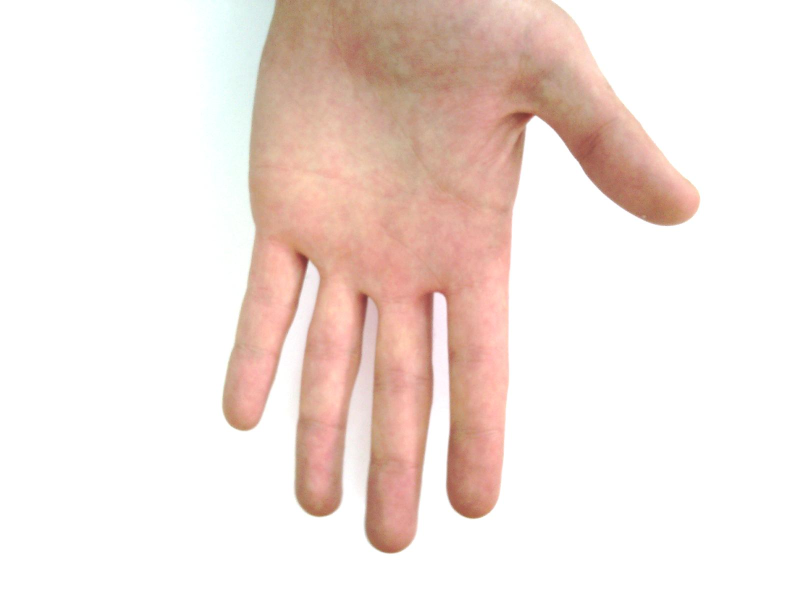
#> input picture hand_normalization/TestImages/Hand_0000064.jpg, 1600 x 1200 px, found by its file name (shown at 1/2 size)
$ python main.py
#> lines starting #> are read from the running program, lines starting #| are printed output that depends on the picture
### hand_normalization/src/functions.py
import cv2
import mediapipe as mp
import numpy as np

def getLandmarks(image_path):
    """
    Use mediapipe to lokate the image coordinates of a hand landmarks image.

    Args:
        image_path (string): path to image

    Returns:
        numpy.ndarray: Landmark Name, x-coordinate, y-coordinate
    """
    # Initialize MediaPipe Hands and Drawing utilities
    mp_hands = mp.solutions.hands
    # Load image
    image = cv2.imread(image_path)
    # Convert the image to RGB as MediaPipe expects RGB input
    image_rgb = cv2.cvtColor(image, cv2.COLOR_BGR2RGB)

    output = []

    # Set up the Hands model in static image mode
    with mp_hands.Hands(static_image_mode=True, max_num_hands=2, min_detection_confidence=0.5) as hands:
        # Process the image to find hand landmarks
        results = hands.process(image_rgb)

        # Check if any hand landmarks were detected
        if results.multi_hand_landmarks:
            for hand_landmarks in results.multi_hand_landmarks:
                # Loop through each landmark, get its name and coordinates
                for idx, landmark in enumerate(hand_landmarks.landmark):
                    # Get the coordinates in image dimensions
                    h, w, _ = image.shape  # Get image dimensions
                    x, y = int(landmark.x * w), int(landmark.y * h)  # Scale x, y to image dimensions

                    output.append([x, y])
    return output

# Function to calculate the Euclidean distance between two points
def euclidean_distance(point1, point2):
    return ((point2[0] - point1[0]) ** 2 + (point2[1] - point1[1]) ** 2)**(0.5)

def find_direction_vector(point1, point2):
    return (point2[0] - point1[0], point2[1] - point1[1])


# Function to sort points by their distance to a given point
# [14 lines left out: function sort_points_by_closeness, not called in this run]

# Function to find the closest point in an array to a given point
def find_closest_point(array_of_points, given_point):
    return sort_points_by_closeness(array_of_points,given_point)[0]

# [302 lines left out: functions hull_or_contour_to_bitmask, calculate_center_of_mass, rotate_image, rotate_image_no_crop, check_points_in_mask, get_bounding_box_with_margin and 9 more, not called in this run]

def count_white_pixels(image):
    return np.sum(image == 255)

### hand_normalization/src/main.py
import functions
import cv2
import numpy as np
import os

def segment_hand_image(image_path):
    # image loading
    original_image = cv2.imread(image_path) # -> Abhängig von Bilderübergabe Frontend
#> original_image is the input picture: shape (1200, 1600, 3); mean B, G, R 222.4, 228.2, 242.4
    grey_image = cv2.cvtColor(original_image, cv2.COLOR_BGR2GRAY)
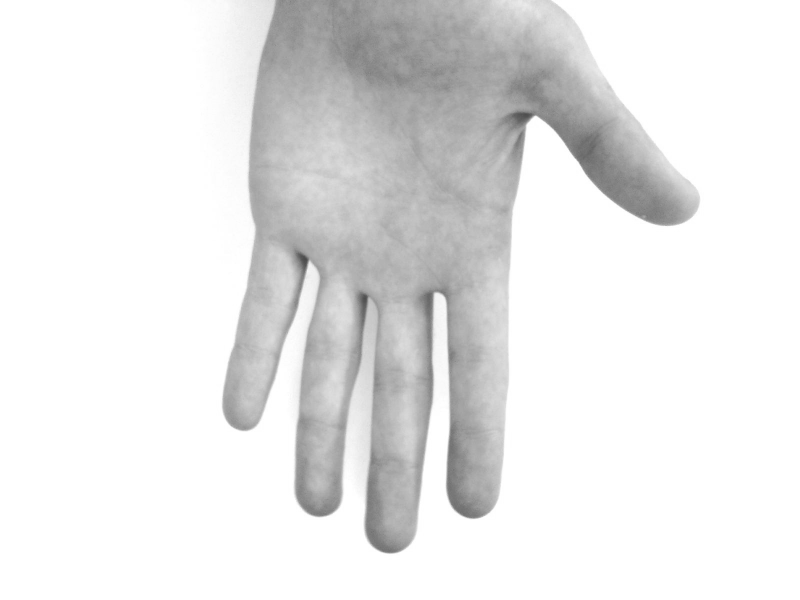
#> grey_image: shape (1200, 1600) (shown at 1/2 size); min 71, max 255, mean 231.8

    # Create placeholder image
    image_height, image_width = grey_image.shape
#> image_height = 1200; image_width = 1600
    blank_image = np.zeros((image_height, image_width), dtype=np.uint8)

    # Mediapipe Landmarks
    landmarks = functions.getLandmarks(image_path) # -> Abstimmung Frontend, um Redundanz zu vermeiden

    # Create a mask for the skin color
    hand_mask = functions.create_handmask(original_image)

    # find contour and defects
    contours, _ = cv2.findContours(hand_mask, cv2.RETR_EXTERNAL, cv2.CHAIN_APPROX_SIMPLE)

    if contours:
        # Find the largest contour by area
        largest_contour = max(contours, key=cv2.contourArea)

        # Draw the largest contour on a Contour image
        contour_mask = blank_image.copy()
        cv2.drawContours(contour_mask, [largest_contour], -1, 255, 2)

        four_largest_defects = functions.detect_largest_defects(largest_contour)

    # Define lookup areas for defect identification
    lookup_area_middle_ring_defect = np.array([landmarks[9],landmarks[10],landmarks[14],landmarks[13]])
    lookup_area_pinkie_ring_defect = np.array([landmarks[13],landmarks[14],landmarks[18],landmarks[17]])
    lookup_area_middle_index_defect = np.array([landmarks[5],landmarks[6],landmarks[10],landmarks[9]])
    lookup_area_inner_thumb_defect = np.array([landmarks[5],landmarks[1],landmarks[2],landmarks[3]])

    lookup_areas = [
        lookup_area_inner_thumb_defect,
        lookup_area_middle_index_defect,
        lookup_area_middle_ring_defect,
        lookup_area_pinkie_ring_defect
        ]

    # Identify defects by determined lookup areas
    region_defining_points = []
    for area in lookup_areas:
        lookup_area_mask = functions.hull_or_contour_to_bitmask(area, grey_image.shape)
        region_defining_points.append(functions.check_points_in_mask(lookup_area_mask,four_largest_defects)[0])

    # Find intersection points with hand contour by casting lines to detect missing defects
    outer_thumb_defect = functions.detect_missing_point(region_defining_points[0], landmarks[2], contour_mask, blank_image)
    index_defect = functions.detect_missing_point(region_defining_points[2], region_defining_points[1], contour_mask, blank_image)
    pinkie_defect = functions.detect_missing_point(region_defining_points[2], region_defining_points[3], contour_mask, blank_image)

    # inserting new found region defining points to match the orderstruckture thumb to littlefinger
    region_defining_points.insert(0, outer_thumb_defect)
    region_defining_points.insert(2, index_defect)
    region_defining_points.append(pinkie_defect)

    segmented_contour_mask = contour_mask.copy()

    # Draw seperation lines between region defining points on hand contour
    for idx, _ in enumerate(region_defining_points):
        if idx != 1 and idx != 6:
            cv2.line(segmented_contour_mask, region_defining_points[idx], region_defining_points[idx+1], 255, 2)

    # Find contours and inner contours
    hand_segment_contours, _ = cv2.findContours(segmented_contour_mask, cv2.RETR_CCOMP, cv2.CHAIN_APPROX_SIMPLE)

    # Create bitmasks for each region
    hand_segments = []
    for contour in hand_segment_contours:
        segment_bitmask = functions.hull_or_contour_to_bitmask(contour,blank_image.shape)
        hand_segments.append(segment_bitmask)

    # sort hand_segments according to mask size and select the 7 largest
    sorted_hand_segments = sorted(hand_segments, key=functions.count_white_pixels, reverse=True)[:7]

    # Detect hand orientation (thumb on left or right side)
    ring_finger_base = landmarks[13]
    index_finger_base = landmarks[5]
    if ring_finger_base[0] > index_finger_base[0]:
        orientation_hand = -1
    else:
        orientation_hand = 1

    # identify regions
    ## "reference_point" contains the landmark that must be inside of the region, in order to identify it correctly later
    ## "angle" is the angle the image needs to be rotadet for the region to be oriented from bottom to top
    regions = [
    {
        "name": "Hand",
        "reference_point": [],
        ## the refence points that calculate the angle of hand and palm are shifted by -90°
        "angle": 90 -  orientation_hand *  functions.vector_agle(landmarks[5], landmarks[13]),
    },
    {
        "name": "Palm",
        "reference_point": landmarks[13],
        "angle": 90 - orientation_hand * functions.vector_agle(landmarks[5], landmarks[13]),
    },
    {
        "name": "Thumb",
        "reference_point": landmarks[3],
        "angle": 180 - functions.vector_agle(landmarks[2], landmarks[4]),
    },
    {
        "name": "Index Finger",
        "reference_point": landmarks[7],
        "angle": 180 - functions.vector_agle(landmarks[6], landmarks[8]),
    },
    {
        "name": "Middle Finger",
        "reference_point": landmarks[11],
        "angle": 180 - functions.vector_agle(landmarks[10], landmarks[12]),
    },
    {
        "name": "Ring Finger",
        "reference_point": landmarks[15],
        "angle": 180 - functions.vector_agle(landmarks[14], landmarks[16]),
    },
    {
        "name": "Pinky Finger",
        "reference_point": landmarks[19],
        "angle": 180 - functions.vector_agle(landmarks[18], landmarks[20]),
    },
]

    # Assign hand segement mask to correct region
    regions[0].update({"mask": sorted_hand_segments[0]}) # Whole hand image has to be assigned seperatly due to missing reference point
    for region in regions[1:]:
        region_reference_point = region["reference_point"]
        for segments in sorted_hand_segments[1:]:
            points_in_segment = functions.check_points_in_mask(segments,region_reference_point)
            if(points_in_segment):
                region.update({"mask": segments})

    # Rotate and Crop the original image by the calculated values for each region
    for region in regions:
        image = original_image.copy()
        ## rotate clean and segmented image
        image_rotated = functions.rotate_image_no_crop(image, region["angle"])
        segment_mask_rotaded = functions.rotate_image_no_crop(region["mask"], region["angle"])
        ## calculate boundingbox of the mask
        bounding_box = functions.get_bounding_box_with_margin(segment_mask_rotaded, 5)
        ## crop original image to bounding box
        cropped_segment_image = functions.crop_to_bounding_box(image_rotated, bounding_box)
        ## write the cropped image and the segment mask to regions dict
        region.update({"segment_image": cropped_segment_image})

    for region in regions:
        image = original_image.copy()
        ## rotate clean and segmented image
        image_rotated = functions.rotate_image_no_crop(image, region["angle"])
        segment_mask_rotaded = functions.rotate_image_no_crop(region["mask"], region["angle"])
        ## calculate boundingbox of the mask
        bounding_box = functions.get_bounding_box_with_margin(segment_mask_rotaded, 5)
        ## crop original image to bounding box
        cropped_segment_image = functions.crop_to_bounding_box(image_rotated, bounding_box)
        ## write the cropped image and the segment mask to regions dict
        region.update({"segment_image": cropped_segment_image})

    return [{"name": region["name"], "image": region["segment_image"]} for region in regions]

## dynamic segment sizing
def resize_images(images_with_names, size=224, fill_color=(255, 255, 255)):
    resized_regions = []
    for region in images_with_names:
        resized_image = functions.dynamic_resize_image_to_target(region["image"], size, fill_color)
        resized_regions.append({"name": region["name"], "image": resized_image})

    return resized_regions

def save_image_with_name(images_with_names):
    output_directory = "E:\OneDrive\Bilder" # Change to image output directory

    if os.path.isdir(output_directory):
        for entry in images_with_names:
            filename = os.path.join(output_directory, f"{entry['name']}.jpg")  # Combine directory and file name; for UUID switch to: os.path.join(output_directory, f"{unique_id}_{entry['name']}.jpg")
            cv2.imwrite(filename, entry["image"])
    return


# [20 lines of commented-out code are left out]

#> (the run stopped early here; a loop or call above may not have finished)

$ run again, with hand_normalization/TestImages/Hand_0000523.jpg copied over hand_normalization/TestImages/Hand_0000064.jpg
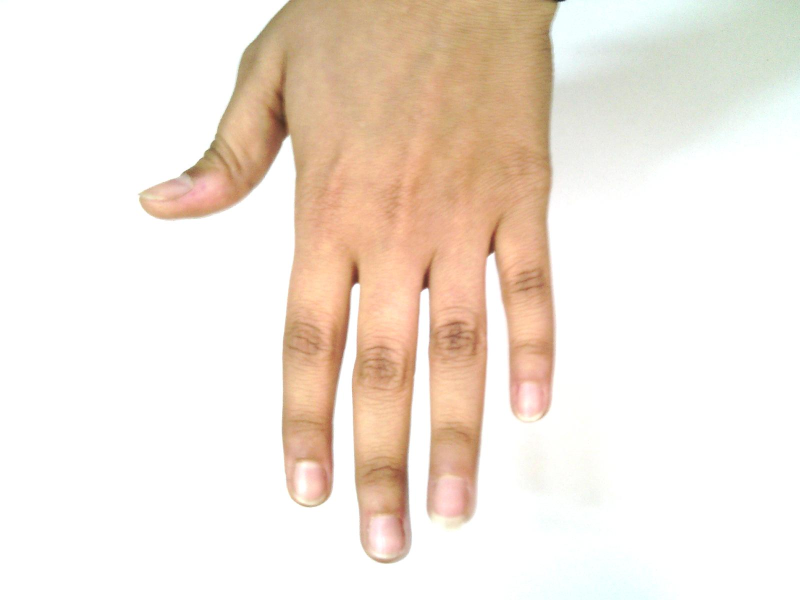
#> input picture hand_normalization/TestImages/Hand_0000523.jpg, 1600 x 1200 px, found by its file name (shown at 1/2 size)
#> in segment_hand_image, original_image is the input picture: shape (1200, 1600, 3); mean B, G, R 219.7, 230.6, 242.3
#> in segment_hand_image, `grey_image = cv2.cvtColor(original_image, cv2.COLOR_BGR2GRAY)`:
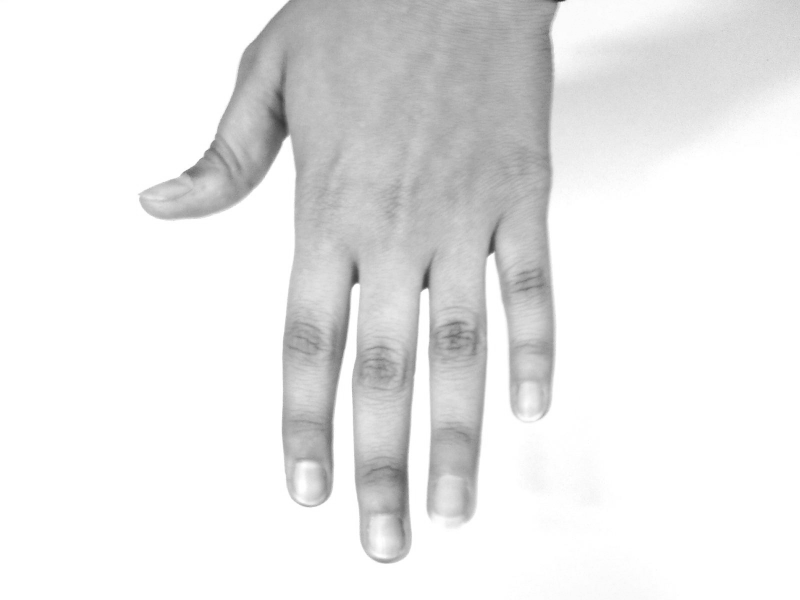
#> grey_image: shape (1200, 1600) (shown at 1/2 size); min 36, max 255, mean 232.9

$ run again, with hand_normalization/TestImages/Hand_0000455.jpg copied over hand_normalization/TestImages/Hand_0000064.jpg
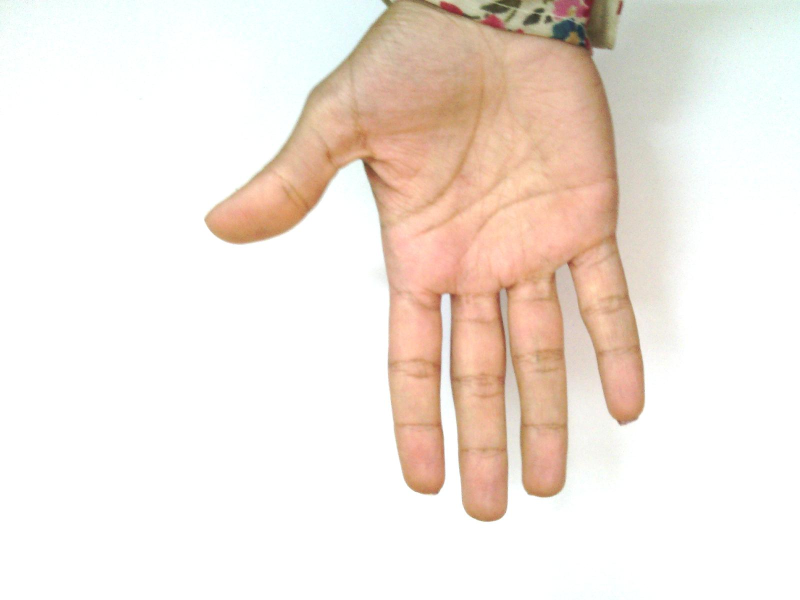
#> input picture hand_normalization/TestImages/Hand_0000455.jpg, 1600 x 1200 px, found by its file name (shown at 1/2 size)
#> in segment_hand_image, original_image is the input picture: shape (1200, 1600, 3); mean B, G, R 222.8, 231.2, 242
#> in segment_hand_image, `grey_image = cv2.cvtColor(original_image, cv2.COLOR_BGR2GRAY)`:
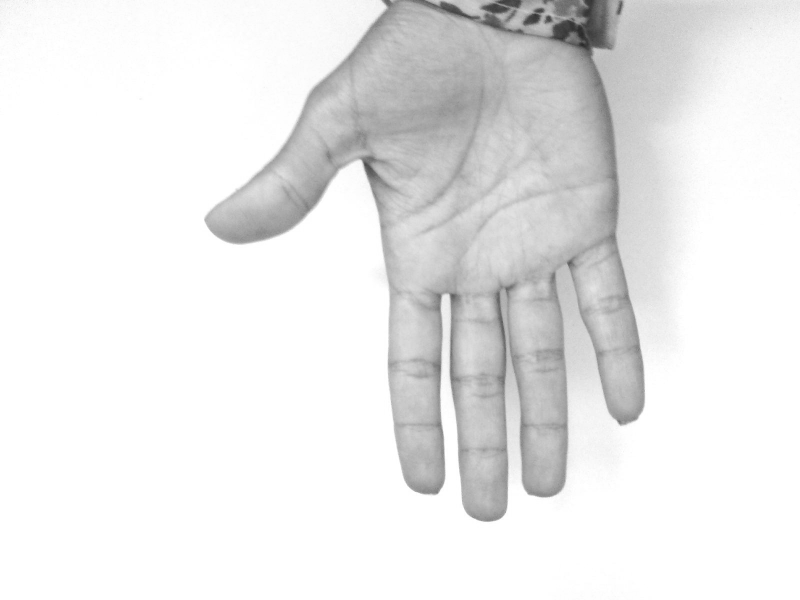
#> grey_image: shape (1200, 1600) (shown at 1/2 size); min 40, max 255, mean 233.5

$ run again, with hand_normalization/TestImages/Hand_0000658.jpg copied over hand_normalization/TestImages/Hand_0000064.jpg
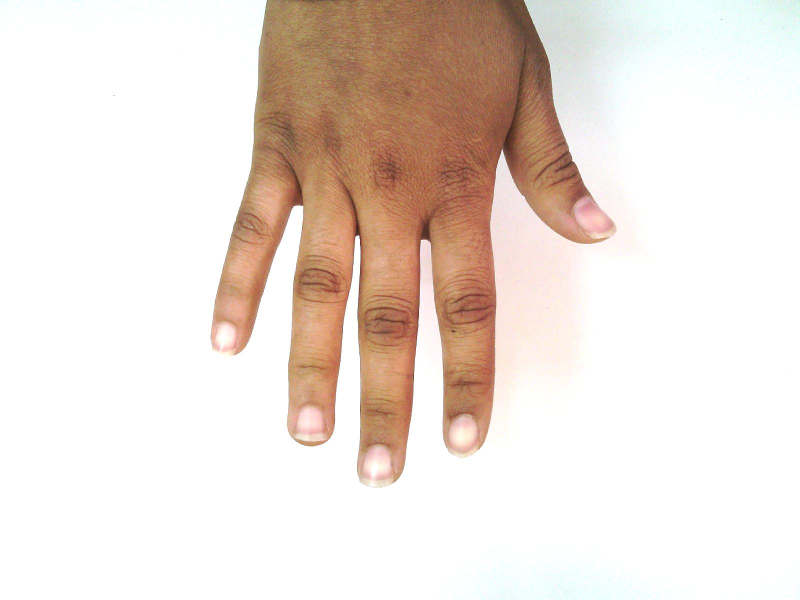
#> input picture hand_normalization/TestImages/Hand_0000658.jpg, 1600 x 1200 px, found by its file name (shown at 1/2 size)
#> in segment_hand_image, original_image is the input picture: shape (1200, 1600, 3); mean B, G, R 216, 223.8, 235.8
#> in segment_hand_image, `grey_image = cv2.cvtColor(original_image, cv2.COLOR_BGR2GRAY)`:
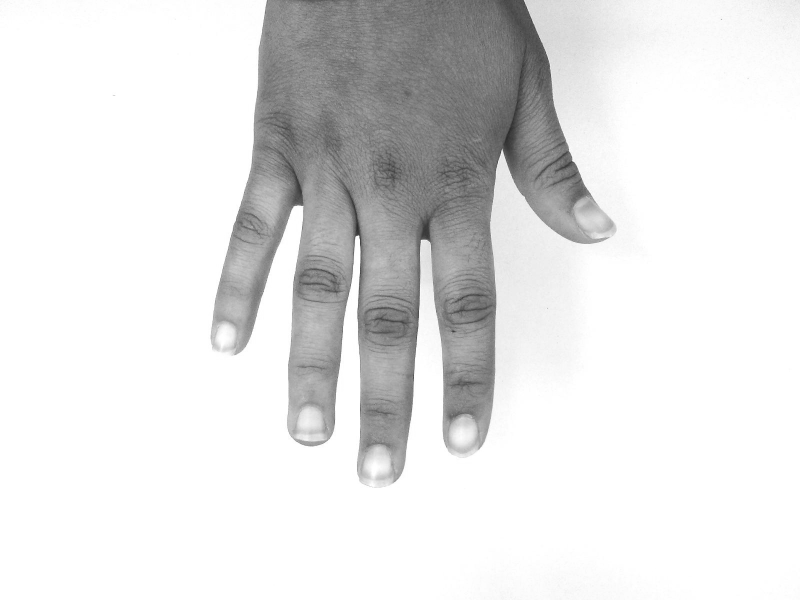
#> grey_image: shape (1200, 1600) (shown at 1/2 size); min 28, max 255, mean 226.5
